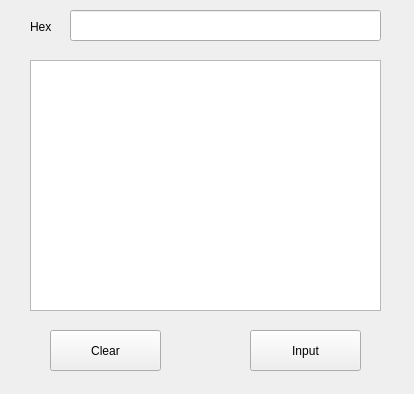
<?xml version="1.0" encoding="UTF-8"?>
<ui version="4.0">
 <class>Widget</class>
 <widget class="QWidget" name="Widget">
  <property name="geometry">
   <rect>
    <x>0</x>
    <y>0</y>
    <width>414</width>
    <height>394</height>
   </rect>
  </property>
  <property name="windowTitle">
   <string>Widget</string>
  </property>
  <widget class="QLabel" name="label">
   <property name="geometry">
    <rect>
     <x>30</x>
     <y>16</y>
     <width>67</width>
     <height>21</height>
    </rect>
   </property>
   <property name="text">
    <string>Hex</string>
   </property>
  </widget>
  <widget class="QLineEdit" name="lineEdit">
   <property name="geometry">
    <rect>
     <x>70</x>
     <y>10</y>
     <width>311</width>
     <height>31</height>
    </rect>
   </property>
  </widget>
  <widget class="QTextEdit" name="textEdit">
   <property name="geometry">
    <rect>
     <x>30</x>
     <y>60</y>
     <width>351</width>
     <height>251</height>
    </rect>
   </property>
  </widget>
  <widget class="QPushButton" name="pushButton">
   <property name="geometry">
    <rect>
     <x>50</x>
     <y>330</y>
     <width>111</width>
     <height>41</height>
    </rect>
   </property>
   <property name="text">
    <string>Clear</string>
   </property>
  </widget>
  <widget class="QPushButton" name="pushButton_2">
   <property name="geometry">
    <rect>
     <x>250</x>
     <y>330</y>
     <width>111</width>
     <height>41</height>
    </rect>
   </property>
   <property name="text">
    <string>Input</string>
   </property>
  </widget>
 </widget>
 <layoutdefault spacing="6" margin="11"/>
 <resources/>
 <connections/>
</ui>
